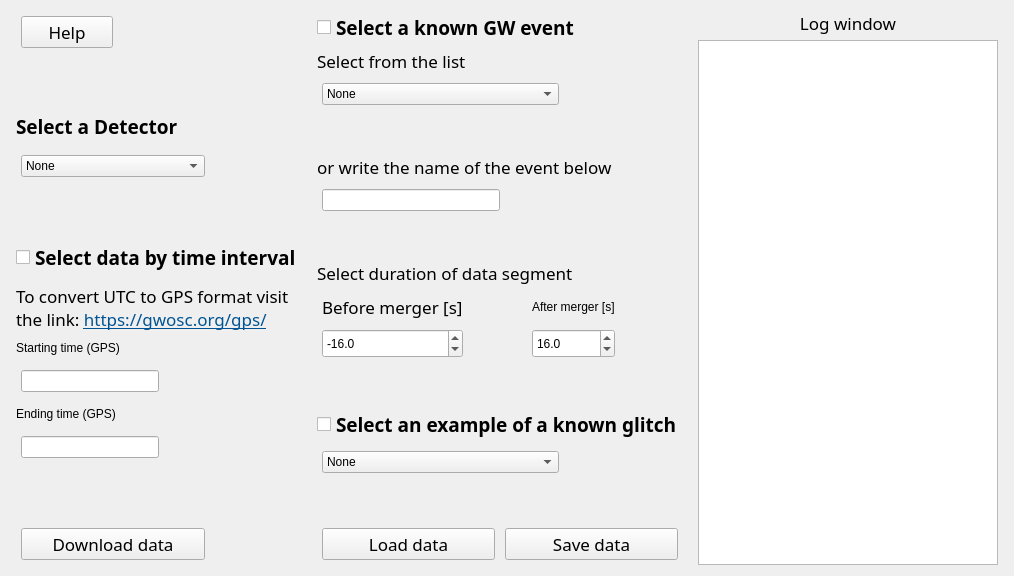
      <widget class="QWidget" name="tab">
       <attribute name="title">
        <string>Get Data</string>
       </attribute>
       <attribute name="toolTip">
        <string>&lt;html&gt;&lt;head/&gt;&lt;body&gt;&lt;p&gt;&lt;span style=&quot;font-size: 15px;&quot;&gt;First select a detector and then click on one of the 3 checkboxes to download some data.&lt;/span&gt;&lt;/p&gt;&lt;/body&gt;&lt;/html&gt;</string>
       </attribute>
       <layout class="QGridLayout" name="gridLayout_3">
        <item row="0" column="0">
         <layout class="QHBoxLayout" name="horizontalLayout" stretch="1,1,1">
          <property name="spacing">
           <number>5</number>
          </property>
          <property name="leftMargin">
           <number>0</number>
          </property>
          <property name="topMargin">
           <number>0</number>
          </property>
          <property name="rightMargin">
           <number>0</number>
          </property>
          <property name="bottomMargin">
           <number>0</number>
          </property>
          <item>
           <layout class="QVBoxLayout" name="verticalLayout_3" stretch="0,0,0,0,0,0,0,0,0,0,0,0,0">
            <property name="spacing">
             <number>10</number>
            </property>
            <property name="sizeConstraint">
             <enum>QLayout::SizeConstraint::SetDefaultConstraint</enum>
            </property>
            <property name="leftMargin">
             <number>5</number>
            </property>
            <property name="rightMargin">
             <number>5</number>
            </property>
            <item>
             <layout class="QHBoxLayout" name="horizontalLayout_5" stretch="1,2">
              <property name="spacing">
               <number>5</number>
              </property>
              <property name="leftMargin">
               <number>5</number>
              </property>
              <property name="topMargin">
               <number>5</number>
              </property>
              <property name="rightMargin">
               <number>5</number>
              </property>
              <property name="bottomMargin">
               <number>5</number>
              </property>
              <item>
               <widget class="QPushButton" name="helpButton1">
                <property name="font">
                 <font>
                  <family>Montserrat</family>
                  <pointsize>13</pointsize>
                  <bold>false</bold>
                 </font>
                </property>
                <property name="toolTip">
                 <string>&lt;html&gt;&lt;head/&gt;&lt;body&gt;&lt;p&gt;&lt;span style=&quot;font-size: 15px;&quot;&gt;Displays help contents for the &quot;Get Data&quot; tab.&lt;/span&gt;&lt;/p&gt;&lt;/body&gt;&lt;/html&gt;</string>
                </property>
                <property name="text">
                 <string>Help</string>
                </property>
               </widget>
              </item>
              <item>
               <spacer name="horizontalSpacer">
                <property name="orientation">
                 <enum>Qt::Orientation::Horizontal</enum>
                </property>
                <property name="sizeHint" stdset="0">
                 <size>
                  <width>40</width>
                  <height>20</height>
                 </size>
                </property>
               </spacer>
              </item>
             </layout>
            </item>
            <item>
             <spacer name="verticalSpacer_4">
              <property name="orientation">
               <enum>Qt::Orientation::Vertical</enum>
              </property>
              <property name="sizeHint" stdset="0">
               <size>
                <width>20</width>
                <height>40</height>
               </size>
              </property>
             </spacer>
            </item>
            <item>
             <widget class="QLabel" name="label">
              <property name="font">
               <font>
                <family>Montserrat</family>
                <pointsize>14</pointsize>
                <bold>true</bold>
               </font>
              </property>
              <property name="text">
               <string>&lt;html&gt;&lt;head/&gt;&lt;body&gt;&lt;p&gt;Select a Detector&lt;/p&gt;&lt;/body&gt;&lt;/html&gt;</string>
              </property>
             </widget>
            </item>
            <item>
             <layout class="QHBoxLayout" name="horizontalLayout_16" stretch="2,1">
              <property name="leftMargin">
               <number>5</number>
              </property>
              <property name="topMargin">
               <number>5</number>
              </property>
              <property name="rightMargin">
               <number>5</number>
              </property>
              <property name="bottomMargin">
               <number>5</number>
              </property>
              <item>
               <widget class="QComboBox" name="comboBox">
                <item>
                 <property name="text">
                  <string>None</string>
                 </property>
                </item>
                <item>
                 <property name="text">
                  <string>LIGO-Hanford</string>
                 </property>
                </item>
                <item>
                 <property name="text">
                  <string>LIGO-Livingston</string>
                 </property>
                </item>
                <item>
                 <property name="text">
                  <string>Virgo</string>
                 </property>
                </item>
                <item>
                 <property name="text">
                  <string>KAGRA</string>
                 </property>
                </item>
               </widget>
              </item>
              <item>
               <spacer name="horizontalSpacer_2">
                <property name="orientation">
                 <enum>Qt::Orientation::Horizontal</enum>
                </property>
                <property name="sizeHint" stdset="0">
                 <size>
                  <width>40</width>
                  <height>20</height>
                 </size>
                </property>
               </spacer>
              </item>
             </layout>
            </item>
            <item>
             <spacer name="verticalSpacer_3">
              <property name="orientation">
               <enum>Qt::Orientation::Vertical</enum>
              </property>
              <property name="sizeHint" stdset="0">
               <size>
                <width>20</width>
                <height>40</height>
               </size>
              </property>
             </spacer>
            </item>
            <item>
             <widget class="QCheckBox" name="checkBox_GW_TimeInterval">
              <property name="font">
               <font>
                <family>Montserrat</family>
                <pointsize>14</pointsize>
                <bold>true</bold>
               </font>
              </property>
              <property name="toolTip">
               <string>&lt;html&gt;&lt;head/&gt;&lt;body&gt;&lt;p&gt;&lt;span style=&quot; font-size:15px;&quot;&gt;Select this option to download data by specifying a GPS time interval.&lt;/span&gt;&lt;/p&gt;&lt;/body&gt;&lt;/html&gt;</string>
              </property>
              <property name="styleSheet">
               <string notr="true"/>
              </property>
              <property name="text">
               <string>Select data by time interval</string>
              </property>
              <property name="checked">
               <bool>false</bool>
              </property>
             </widget>
            </item>
            <item>
             <widget class="QLabel" name="label_8">
              <property name="font">
               <font>
                <family>Montserrat</family>
                <pointsize>13</pointsize>
               </font>
              </property>
              <property name="styleSheet">
               <string notr="true">QLabel:disabled {
    color: #A0A0A0;  /* Grey color when disabled */
}
QLabel:disabled a {
    color: #A0A0A0;  /* Grey color for links when disabled */
}</string>
              </property>
              <property name="text">
               <string>&lt;html&gt;&lt;head/&gt;&lt;body&gt;&lt;p&gt;To convert UTC to GPS format visit the link: &lt;a href=&quot;https://gwosc.org/gps/&quot;&gt;&lt;span style=&quot; text-decoration: underline; color:#005493;&quot;&gt;https://gwosc.org/gps/&lt;/span&gt;&lt;/a&gt;&lt;/p&gt;&lt;/body&gt;&lt;/html&gt;</string>
              </property>
              <property name="wordWrap">
               <bool>true</bool>
              </property>
             </widget>
            </item>
            <item>
             <widget class="QLabel" name="label_2">
              <property name="toolTip">
               <string>&lt;html&gt;&lt;head/&gt;&lt;body&gt;&lt;p&gt;&lt;span style=&quot;font-size: 15px;&quot;&gt;GPS time: seconds elapsed since reference date of 6th January 1980.&lt;/span&gt;&lt;/p&gt;&lt;/body&gt;&lt;/html&gt;</string>
              </property>
              <property name="text">
               <string>Starting time (GPS)</string>
              </property>
             </widget>
            </item>
            <item>
             <layout class="QHBoxLayout" name="horizontalLayout_17">
              <property name="spacing">
               <number>6</number>
              </property>
              <property name="leftMargin">
               <number>5</number>
              </property>
              <property name="topMargin">
               <number>5</number>
              </property>
              <property name="rightMargin">
               <number>5</number>
              </property>
              <property name="bottomMargin">
               <number>5</number>
              </property>
              <item>
               <widget class="QLineEdit" name="GPSstart"/>
              </item>
              <item>
               <spacer name="horizontalSpacer_6">
                <property name="orientation">
                 <enum>Qt::Orientation::Horizontal</enum>
                </property>
                <property name="sizeHint" stdset="0">
                 <size>
                  <width>40</width>
                  <height>20</height>
                 </size>
                </property>
               </spacer>
              </item>
             </layout>
            </item>
            <item>
             <widget class="QLabel" name="label_3">
              <property name="toolTip">
               <string>&lt;html&gt;&lt;head/&gt;&lt;body&gt;&lt;p&gt;&lt;span style=&quot;font-size: 15px;&quot;&gt;GPS time: seconds elapsed since reference date of 6th January 1980.&lt;/span&gt;&lt;/p&gt;&lt;/body&gt;&lt;/html&gt;</string>
              </property>
              <property name="text">
               <string>Ending time (GPS)</string>
              </property>
             </widget>
            </item>
            <item>
             <layout class="QHBoxLayout" name="horizontalLayout_18">
              <property name="leftMargin">
               <number>5</number>
              </property>
              <property name="topMargin">
               <number>5</number>
              </property>
              <property name="rightMargin">
               <number>5</number>
              </property>
              <property name="bottomMargin">
               <number>5</number>
              </property>
              <item>
               <widget class="QLineEdit" name="GPSend"/>
              </item>
              <item>
               <spacer name="horizontalSpacer_11">
                <property name="orientation">
                 <enum>Qt::Orientation::Horizontal</enum>
                </property>
                <property name="sizeHint" stdset="0">
                 <size>
                  <width>40</width>
                  <height>20</height>
                 </size>
                </property>
               </spacer>
              </item>
             </layout>
            </item>
            <item>
             <spacer name="verticalSpacer">
              <property name="orientation">
               <enum>Qt::Orientation::Vertical</enum>
              </property>
              <property name="sizeHint" stdset="0">
               <size>
                <width>20</width>
                <height>40</height>
               </size>
              </property>
             </spacer>
            </item>
            <item>
             <layout class="QHBoxLayout" name="horizontalLayout_19" stretch="2,1">
              <property name="spacing">
               <number>10</number>
              </property>
              <property name="leftMargin">
               <number>5</number>
              </property>
              <property name="topMargin">
               <number>5</number>
              </property>
              <property name="rightMargin">
               <number>5</number>
              </property>
              <property name="bottomMargin">
               <number>5</number>
              </property>
              <item>
               <widget class="QPushButton" name="pushButton">
                <property name="maximumSize">
                 <size>
                  <width>16777215</width>
                  <height>32</height>
                 </size>
                </property>
                <property name="font">
                 <font>
                  <family>Montserrat</family>
                  <pointsize>13</pointsize>
                 </font>
                </property>
                <property name="toolTip">
                 <string>&lt;html&gt;&lt;head/&gt;&lt;body&gt;&lt;p&gt;&lt;span style=&quot; font-size:15px;&quot;&gt;Download the data and save them in memory for later plotting (no file will be saved in your PC yet).&lt;/span&gt;&lt;/p&gt;&lt;/body&gt;&lt;/html&gt;</string>
                </property>
                <property name="text">
                 <string>Download data</string>
                </property>
               </widget>
              </item>
              <item>
               <spacer name="horizontalSpacer_13">
                <property name="orientation">
                 <enum>Qt::Orientation::Horizontal</enum>
                </property>
                <property name="sizeHint" stdset="0">
                 <size>
                  <width>40</width>
                  <height>20</height>
                 </size>
                </property>
               </spacer>
              </item>
             </layout>
            </item>
           </layout>
          </item>
          <item>
           <layout class="QVBoxLayout" name="verticalLayout_2" stretch="0,0,0,0,0,0,0,0,0,0,0,0,0,0">
            <property name="spacing">
             <number>5</number>
            </property>
            <property name="leftMargin">
             <number>5</number>
            </property>
            <property name="rightMargin">
             <number>5</number>
            </property>
            <item>
             <widget class="QCheckBox" name="checkBox_knownGW">
              <property name="font">
               <font>
                <family>Montserrat</family>
                <pointsize>14</pointsize>
                <bold>true</bold>
               </font>
              </property>
              <property name="toolTip">
               <string>&lt;html&gt;&lt;head/&gt;&lt;body&gt;&lt;p&gt;&lt;span style=&quot; font-size:15px;&quot;&gt;Select this option to download data by specifying the event name.&lt;/span&gt;&lt;/p&gt;&lt;/body&gt;&lt;/html&gt;</string>
              </property>
              <property name="text">
               <string>Select a known GW event</string>
              </property>
              <property name="checked">
               <bool>false</bool>
              </property>
             </widget>
            </item>
            <item>
             <widget class="QLabel" name="label_17">
              <property name="font">
               <font>
                <family>Montserrat</family>
                <pointsize>13</pointsize>
               </font>
              </property>
              <property name="styleSheet">
               <string notr="true">QLabel:disabled {
    color: #A0A0A0;  /* Grey color when disabled */
}</string>
              </property>
              <property name="text">
               <string>Select from the list</string>
              </property>
             </widget>
            </item>
            <item>
             <layout class="QHBoxLayout" name="horizontalLayout_20" stretch="2,1">
              <property name="spacing">
               <number>10</number>
              </property>
              <property name="leftMargin">
               <number>5</number>
              </property>
              <property name="topMargin">
               <number>5</number>
              </property>
              <property name="rightMargin">
               <number>5</number>
              </property>
              <property name="bottomMargin">
               <number>5</number>
              </property>
              <item>
               <widget class="QComboBox" name="comboBox_2">
                <property name="toolTip">
                 <string>&lt;html&gt;&lt;head/&gt;&lt;body&gt;&lt;p&gt;&lt;span style=&quot;font-size: 15px;&quot;&gt;Note that when you select an event from this list the selection via time interval will not be possible.&lt;/span&gt;&lt;/p&gt;&lt;/body&gt;&lt;/html&gt;</string>
                </property>
                <item>
                 <property name="text">
                  <string>None</string>
                 </property>
                </item>
               </widget>
              </item>
              <item>
               <spacer name="horizontalSpacer_14">
                <property name="orientation">
                 <enum>Qt::Orientation::Horizontal</enum>
                </property>
                <property name="sizeHint" stdset="0">
                 <size>
                  <width>40</width>
                  <height>20</height>
                 </size>
                </property>
               </spacer>
              </item>
             </layout>
            </item>
            <item>
             <spacer name="verticalSpacer_7">
              <property name="orientation">
               <enum>Qt::Orientation::Vertical</enum>
              </property>
              <property name="sizeHint" stdset="0">
               <size>
                <width>20</width>
                <height>40</height>
               </size>
              </property>
             </spacer>
            </item>
            <item>
             <widget class="QLabel" name="label_18">
              <property name="font">
               <font>
                <family>Montserrat</family>
                <pointsize>13</pointsize>
               </font>
              </property>
              <property name="styleSheet">
               <string notr="true">QLabel:disabled {
    color: #A0A0A0;  /* Grey color when disabled */
}</string>
              </property>
              <property name="text">
               <string>or write the name of the event below</string>
              </property>
             </widget>
            </item>
            <item>
             <layout class="QHBoxLayout" name="horizontalLayout_21">
              <property name="spacing">
               <number>10</number>
              </property>
              <property name="leftMargin">
               <number>5</number>
              </property>
              <property name="topMargin">
               <number>5</number>
              </property>
              <property name="rightMargin">
               <number>5</number>
              </property>
              <property name="bottomMargin">
               <number>5</number>
              </property>
              <item>
               <widget class="QLineEdit" name="EventNameTab3_2"/>
              </item>
              <item>
               <spacer name="horizontalSpacer_15">
                <property name="orientation">
                 <enum>Qt::Orientation::Horizontal</enum>
                </property>
                <property name="sizeHint" stdset="0">
                 <size>
                  <width>40</width>
                  <height>20</height>
                 </size>
                </property>
               </spacer>
              </item>
             </layout>
            </item>
            <item>
             <spacer name="verticalSpacer_6">
              <property name="orientation">
               <enum>Qt::Orientation::Vertical</enum>
              </property>
              <property name="sizeHint" stdset="0">
               <size>
                <width>20</width>
                <height>40</height>
               </size>
              </property>
             </spacer>
            </item>
            <item>
             <widget class="QLabel" name="label_14">
              <property name="font">
               <font>
                <family>Montserrat</family>
                <pointsize>13</pointsize>
               </font>
              </property>
              <property name="styleSheet">
               <string notr="true">QLabel:disabled {
    color: #A0A0A0;  /* Grey color when disabled */
}</string>
              </property>
              <property name="text">
               <string>Select duration of data segment</string>
              </property>
             </widget>
            </item>
            <item>
             <layout class="QGridLayout" name="gridLayout" rowstretch="1,1" columnstretch="0,1,0,1">
              <property name="leftMargin">
               <number>5</number>
              </property>
              <property name="topMargin">
               <number>5</number>
              </property>
              <property name="rightMargin">
               <number>5</number>
              </property>
              <property name="bottomMargin">
               <number>5</number>
              </property>
              <property name="horizontalSpacing">
               <number>5</number>
              </property>
              <property name="verticalSpacing">
               <number>10</number>
              </property>
              <item row="0" column="1">
               <spacer name="horizontalSpacer_17">
                <property name="orientation">
                 <enum>Qt::Orientation::Horizontal</enum>
                </property>
                <property name="sizeHint" stdset="0">
                 <size>
                  <width>40</width>
                  <height>20</height>
                 </size>
                </property>
               </spacer>
              </item>
              <item row="1" column="1">
               <spacer name="horizontalSpacer_16">
                <property name="orientation">
                 <enum>Qt::Orientation::Horizontal</enum>
                </property>
                <property name="sizeHint" stdset="0">
                 <size>
                  <width>40</width>
                  <height>20</height>
                 </size>
                </property>
               </spacer>
              </item>
              <item row="0" column="2">
               <widget class="QLabel" name="label_16">
                <property name="text">
                 <string>After merger [s]</string>
                </property>
                <property name="wordWrap">
                 <bool>true</bool>
                </property>
               </widget>
              </item>
              <item row="0" column="0">
               <widget class="QLabel" name="label_15">
                <property name="font">
                 <font>
                  <family>Montserrat</family>
                  <pointsize>13</pointsize>
                 </font>
                </property>
                <property name="text">
                 <string>Before merger [s]</string>
                </property>
                <property name="wordWrap">
                 <bool>true</bool>
                </property>
               </widget>
              </item>
              <item row="1" column="0">
               <widget class="QDoubleSpinBox" name="doubleSpinBox">
                <property name="minimumSize">
                 <size>
                  <width>0</width>
                  <height>29</height>
                 </size>
                </property>
                <property name="locale">
                 <locale language="English" country="UnitedStates"/>
                </property>
                <property name="decimals">
                 <number>1</number>
                </property>
                <property name="minimum">
                 <double>-100.000000000000000</double>
                </property>
                <property name="singleStep">
                 <double>0.100000000000000</double>
                </property>
                <property name="value">
                 <double>-16.000000000000000</double>
                </property>
               </widget>
              </item>
              <item row="0" column="3">
               <spacer name="horizontalSpacer_19">
                <property name="orientation">
                 <enum>Qt::Orientation::Horizontal</enum>
                </property>
                <property name="sizeHint" stdset="0">
                 <size>
                  <width>40</width>
                  <height>20</height>
                 </size>
                </property>
               </spacer>
              </item>
              <item row="1" column="3">
               <spacer name="horizontalSpacer_20">
                <property name="orientation">
                 <enum>Qt::Orientation::Horizontal</enum>
                </property>
                <property name="sizeHint" stdset="0">
                 <size>
                  <width>40</width>
                  <height>20</height>
                 </size>
                </property>
               </spacer>
              </item>
              <item row="1" column="2">
               <widget class="QDoubleSpinBox" name="doubleSpinBox_2">
                <property name="minimumSize">
                 <size>
                  <width>0</width>
                  <height>29</height>
                 </size>
                </property>
                <property name="locale">
                 <locale language="English" country="UnitedStates"/>
                </property>
                <property name="decimals">
                 <number>1</number>
                </property>
                <property name="minimum">
                 <double>0.000000000000000</double>
                </property>
                <property name="singleStep">
                 <double>0.100000000000000</double>
                </property>
                <property name="value">
                 <double>16.000000000000000</double>
                </property>
               </widget>
              </item>
             </layout>
            </item>
            <item>
             <spacer name="verticalSpacer_5">
              <property name="orientation">
               <enum>Qt::Orientation::Vertical</enum>
              </property>
              <property name="sizeHint" stdset="0">
               <size>
                <width>20</width>
                <height>40</height>
               </size>
              </property>
             </spacer>
            </item>
            <item>
             <widget class="QCheckBox" name="checkBox_knownGlitch">
              <property name="font">
               <font>
                <family>Montserrat</family>
                <pointsize>14</pointsize>
                <bold>true</bold>
               </font>
              </property>
              <property name="toolTip">
               <string>&lt;html&gt;&lt;head/&gt;&lt;body&gt;&lt;p&gt;&lt;span style=&quot; font-size:15px;&quot;&gt;Select this option to download data for a known glitch.&lt;/span&gt;&lt;/p&gt;&lt;/body&gt;&lt;/html&gt;</string>
              </property>
              <property name="text">
               <string>Select an example of a known glitch</string>
              </property>
             </widget>
            </item>
            <item>
             <layout class="QHBoxLayout" name="horizontalLayout_3" stretch="2,1">
              <property name="leftMargin">
               <number>5</number>
              </property>
              <property name="topMargin">
               <number>5</number>
              </property>
              <property name="rightMargin">
               <number>5</number>
              </property>
              <property name="bottomMargin">
               <number>5</number>
              </property>
              <item>
               <widget class="QComboBox" name="comboBox_3">
                <property name="toolTip">
                 <string>&lt;html&gt;&lt;head/&gt;&lt;body&gt;&lt;p&gt;&lt;span style=&quot;font-size: 15px;&quot;&gt;Select a known glitch for the LIGO-Hanford detector. Note that the examples provided currently are for the specific detector only.&lt;/span&gt;&lt;/p&gt;&lt;/body&gt;&lt;/html&gt;</string>
                </property>
                <item>
                 <property name="text">
                  <string>None</string>
                 </property>
                </item>
                <item>
                 <property name="text">
                  <string>Blip</string>
                 </property>
                </item>
               </widget>
              </item>
              <item>
               <spacer name="horizontalSpacer_18">
                <property name="orientation">
                 <enum>Qt::Orientation::Horizontal</enum>
                </property>
                <property name="sizeHint" stdset="0">
                 <size>
                  <width>40</width>
                  <height>20</height>
                 </size>
                </property>
               </spacer>
              </item>
             </layout>
            </item>
            <item>
             <spacer name="verticalSpacer_2">
              <property name="orientation">
               <enum>Qt::Orientation::Vertical</enum>
              </property>
              <property name="sizeHint" stdset="0">
               <size>
                <width>20</width>
                <height>40</height>
               </size>
              </property>
             </spacer>
            </item>
            <item>
             <layout class="QHBoxLayout" name="horizontalLayout_2">
              <property name="spacing">
               <number>10</number>
              </property>
              <property name="leftMargin">
               <number>5</number>
              </property>
              <property name="topMargin">
               <number>5</number>
              </property>
              <property name="rightMargin">
               <number>5</number>
              </property>
              <property name="bottomMargin">
               <number>5</number>
              </property>
              <item>
               <widget class="QPushButton" name="pushButton_6">
                <property name="font">
                 <font>
                  <family>Montserrat</family>
                  <pointsize>13</pointsize>
                 </font>
                </property>
                <property name="toolTip">
                 <string>&lt;html&gt;&lt;head/&gt;&lt;body&gt;&lt;p&gt;&lt;span style=&quot;font-size:15px;&quot;&gt;Loads data previously downloaded with the App or GWOSC.&lt;/span&gt;&lt;/p&gt;&lt;/body&gt;&lt;/html&gt;</string>
                </property>
                <property name="text">
                 <string>Load data</string>
                </property>
               </widget>
              </item>
              <item>
               <widget class="QPushButton" name="pushButton_7">
                <property name="font">
                 <font>
                  <family>Montserrat</family>
                  <pointsize>13</pointsize>
                 </font>
                </property>
                <property name="toolTip">
                 <string>&lt;html&gt;&lt;head/&gt;&lt;body&gt;&lt;p&gt;&lt;span style=&quot;font-size:15px;&quot;&gt;Saves the data in one of the supported formats (hdf5, gwf or txt).&lt;/span&gt;&lt;/p&gt;&lt;/body&gt;&lt;/html&gt;</string>
                </property>
                <property name="text">
                 <string>Save data</string>
                </property>
               </widget>
              </item>
             </layout>
            </item>
           </layout>
          </item>
          <item>
           <layout class="QVBoxLayout" name="verticalLayout">
            <property name="spacing">
             <number>5</number>
            </property>
            <property name="leftMargin">
             <number>5</number>
            </property>
            <property name="topMargin">
             <number>0</number>
            </property>
            <property name="rightMargin">
             <number>5</number>
            </property>
            <property name="bottomMargin">
             <number>0</number>
            </property>
            <item>
             <widget class="QLabel" name="label_30">
              <property name="font">
               <font>
                <family>Montserrat</family>
                <pointsize>13</pointsize>
                <bold>false</bold>
               </font>
              </property>
              <property name="toolTip">
               <string>&lt;html&gt;&lt;head/&gt;&lt;body&gt;&lt;p&gt;&lt;span style=&quot;font-size: 15px;&quot;&gt;Displays tips, warnings and status update messages.&lt;/span&gt;&lt;/p&gt;&lt;/body&gt;&lt;/html&gt;</string>
              </property>
              <property name="text">
               <string>&lt;html&gt;&lt;head/&gt;&lt;body&gt;&lt;p align=&quot;center&quot;&gt;Log window&lt;/p&gt;&lt;/body&gt;&lt;/html&gt;</string>
              </property>
             </widget>
            </item>
            <item>
             <widget class="QTextBrowser" name="textBrowser">
              <property name="minimumSize">
               <size>
                <width>300</width>
                <height>0</height>
               </size>
              </property>
              <property name="font">
               <font>
                <family>Times New Roman</family>
                <pointsize>14</pointsize>
               </font>
              </property>
              <property name="toolTip">
               <string/>
              </property>
             </widget>
            </item>
           </layout>
          </item>
         </layout>
        </item>
       </layout>
      </widget>
